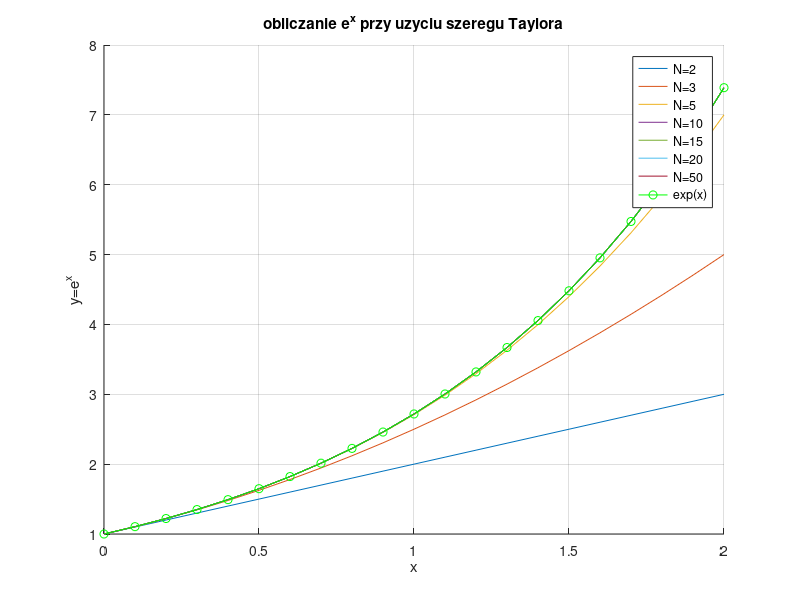
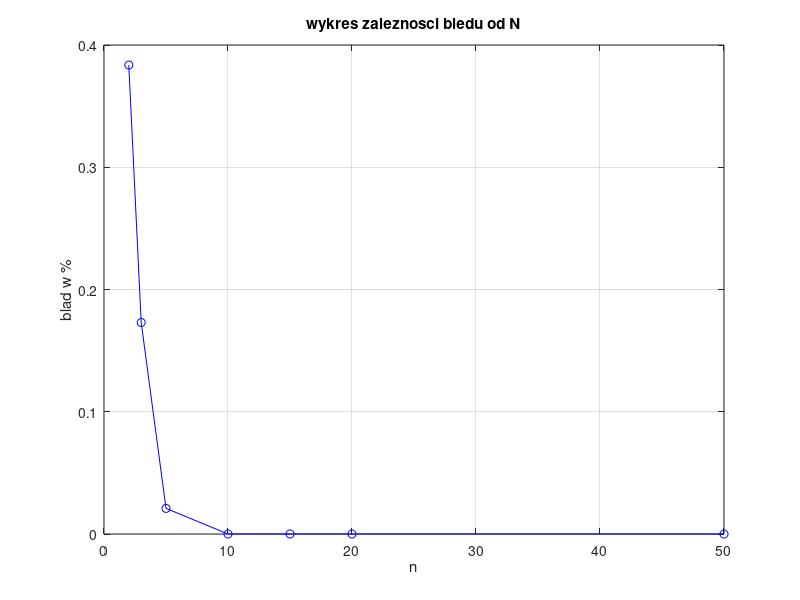

Write the MATLAB code that produced these figures, in order.
nval=[2,3,5,10,15,20,50];
xval=0:0.1:2;
wbdexp=exp(xval);

figure 
hold on
wzglarr=[];
for n=nval
    taylorswift=zeros(size(xval));
    for i=1:length(xval)
        x=xval(i);
        taysum=1;
        one=1;
        for k=1:n-1
            one=one*(x/k);
            taysum=taysum+one;
        end
        taylorswift(i)=taysum;
    end

    plot(xval,taylorswift, 'DisplayName',['N=' num2str(n)]);
    wzglbld=mean(wbdexp-taylorswift)./mean(wbdexp);
    wzglarr(n)=wzglbld;
end
plot(xval, wbdexp, '-go', 'DisplayName', 'exp(x)');
title('obliczanie e^x przy uzyciu szeregu Taylora');
xlabel('x');
ylabel('y=e^x');
legend show;
grid on;
hold off;

figure 

plot(nval,wzglarr(nval),'-bo')
title('wykres zaleznosci bledu od N')
xlabel('n')
ylabel('blad w %')
grid on 
hold off

